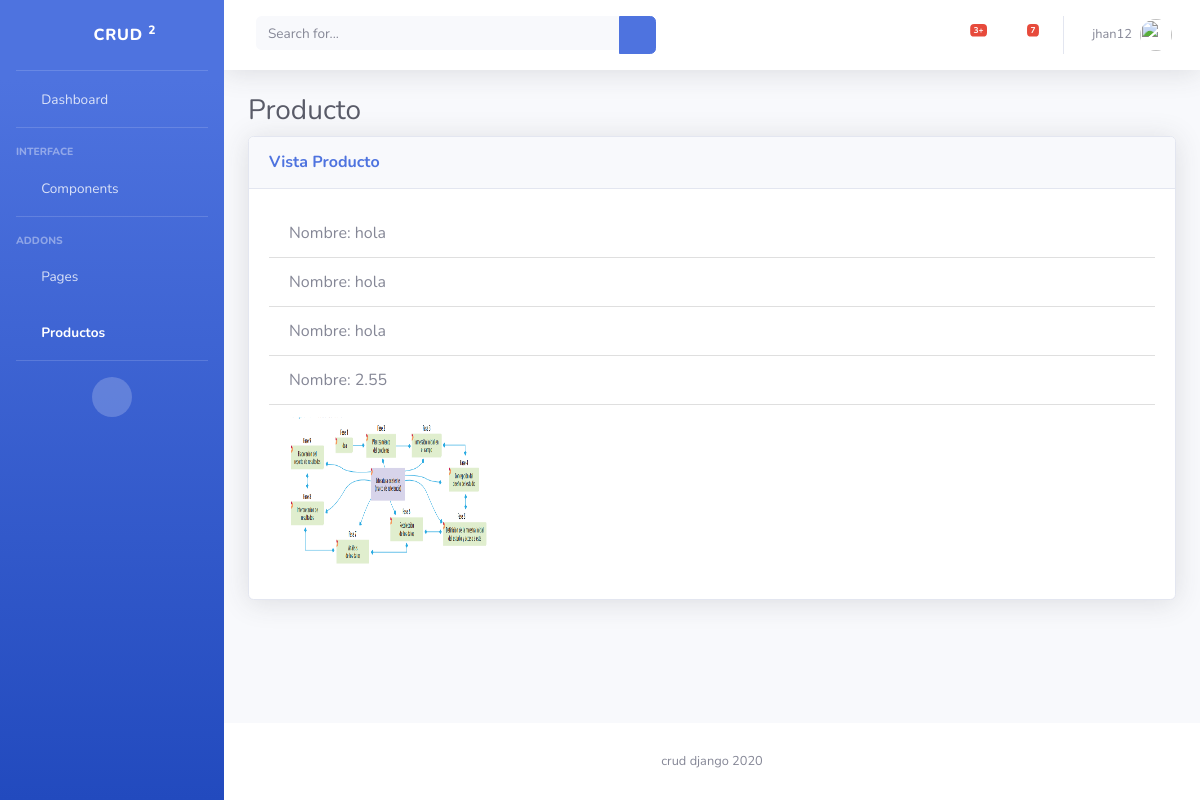
/products/product/5/ (signed in), run on the app's committed database.
### products/models.py (models this page shows, shortened)
class Product(models.Model):
    name = models.CharField(max_length=255)
    description = models.CharField(max_length=255)
    categoria = models.CharField(max_length=255)
    price = models.DecimalField(max_digits=6, decimal_places=2)
    image = models.ImageField(blank=True)
    class Meta:
        ordering = ('id',)

### products/views.py (the view)
# urls.py: re_path(r'^product/(?P<pk>[0-9]+)/$',login_required(views.product_detail), name='product_detail'),
def product_detail(request, pk):
    product = get_object_or_404(Product, pk=pk)
    template = loader.get_template('product_detail.html')
    context = {
        'product': product
    }
    return HttpResponse(template.render(context, request))

### templates/product_detail.html
{% extends "index.html" %}
{% block product_detail %}
  <div class="container-fluid">
    <h1 class="h3 mb-2 text-gray-800">Producto</h1>
    <div class="card shadow mb-4">
      <div class="card-header py-3">
        <h6 class="m-0 font-weight-bold text-primary">Vista Producto</h6>
      </div>
      <div class="card-body">
        <ul class="list-group list-group-flush mx-auto">
          <li class="list-group-item">Nombre: {{ product.name}}</li>
          <li class="list-group-item">Nombre: {{ product.description}}</li>
          <li class="list-group-item">Nombre: {{ product.categoria}}</li>
          <li class="list-group-item">Nombre: {{ product.price}}</li>
          <li class="list-group-item"><img src="{{product.image.url}}" alt="" style="width: 200px; height: 150px;" ></li>
        </ul>
      </div>
    </div>
  </div>
{% endblock  %}

### templates/index.html (shortened to what this page needs)
<!DOCTYPE html>
<html lang="es">
<head>
  {% load static %}
  <link href="{% static 'vendor/fontawesome-free/css/all.min.css'%}" rel="stylesheet" type="text/css">
  <link href="{% static 'css/sb-admin-2.css' %}" rel="stylesheet">
  <link href="{% static 'vendor/datatables/dataTables.bootstrap4.min.css' %}" rel="stylesheet">
</head>
<body id="page-top">
    <div id="wrapper">
      <ul class="navbar-nav bg-gradient-primary sidebar sidebar-dark accordion" id="accordionSidebar">
        <a class="sidebar-brand d-flex align-items-center justify-content-center" href="{% url 'index' %}">
          <div class="sidebar-brand-icon rotate-n-15">
            <i class="fas fa-laugh-wink"></i>
          </div>
          <div class="sidebar-brand-text mx-3">Crud  <sup>2</sup></div>
        </a>
        <hr class="sidebar-divider my-0">
        <li class="nav-item">
          <a class="nav-link" href="index.html">
            <i class="fas fa-fw fa-tachometer-alt"></i>
            <span>Dashboard</span></a>
        </li>
        <hr class="sidebar-divider">
        <div class="sidebar-heading">
          Interface
        </div>
        <li class="nav-item">
          <a class="nav-link collapsed" href="#" data-toggle="collapse" data-target="#collapseTwo" aria-expanded="true" aria-controls="collapseTwo">
            <i class="fas fa-fw fa-cog"></i>
            <span>Components</span>
          </a>
        </li>
        <hr class="sidebar-divider">
        <div class="sidebar-heading">
          Addons
        </div>
        <li class="nav-item">
          <a class="nav-link collapsed" href="#" data-toggle="collapse" data-target="#collapsePages" aria-expanded="true" aria-controls="collapsePages">
            <i class="fas fa-fw fa-folder"></i>
            <span>Pages</span>
          </a>
        </li>
        <li class="nav-item active">
          <a class="nav-link" href="{% url 'list_products' %}">
            <i class="fas fa-fw fa-table"></i>
            <span>Productos</span></a>
        </li>
        <hr class="sidebar-divider d-none d-md-block">
        <div class="text-center d-none d-md-inline">
          <button class="rounded-circle border-0" id="sidebarToggle"></button>
        </div>
      </ul>
      <div id="content-wrapper" class="d-flex flex-column">
        <div id="content">
          <nav class="navbar navbar-expand navbar-light bg-white topbar mb-4 static-top shadow">
            <form class="d-none d-sm-inline-block form-inline mr-auto ml-md-3 my-2 my-md-0 mw-100 navbar-search">
              <div class="input-group">
                <input type="text" class="form-control bg-light border-0 small" placeholder="Search for..." aria-label="Search" aria-describedby="basic-addon2">
                <div class="input-group-append">
                  <button class="btn btn-primary" type="button">
                    <i class="fas fa-search fa-sm"></i>
                  </button>
                </div>
              </div>
            </form>
            <ul class="navbar-nav ml-auto">
              <li class="nav-item dropdown no-arrow mx-1">
                <a class="nav-link dropdown-toggle" href="#" id="alertsDropdown" role="button" data-toggle="dropdown" aria-haspopup="true" aria-expanded="false">
                  <i class="fas fa-bell fa-fw"></i>
                  <span class="badge badge-danger badge-counter">3+</span>
                </a>
              </li>
              <li class="nav-item dropdown no-arrow mx-1">
                <a class="nav-link dropdown-toggle" href="#" id="messagesDropdown" role="button" data-toggle="dropdown" aria-haspopup="true" aria-expanded="false">
                  <i class="fas fa-envelope fa-fw"></i>
                  <span class="badge badge-danger badge-counter">7</span>
                </a>
              </li>
              <li class="nav-item dropdown no-arrow">
                <a class="nav-link dropdown-toggle" href="#" id="userDropdown" role="button" data-toggle="dropdown" aria-haspopup="true" aria-expanded="false">
                  <span class="mr-2 d-none d-lg-inline text-gray-600 small">{{user.username}}</span>
                  <img class="img-profile rounded-circle" src="https://source.unsplash.com/QAB-WJcbgJk/60x60">
                </a>
              </li>
            </ul>
          </nav>
          <section>
            {% block product_detail %}
            {% endblock  %}
          </section>
        </div>
        <footer class="sticky-footer bg-white">
          <div class="container my-auto">
            <div class="copyright text-center my-auto">
              <span>crud django 2020</span>
            </div>
          </div>
        </footer>
      </div>
    </div>
</body>
</html>

### data on the page
Product: name "hola", description "hola", categoria "hola", price "2.55", image (picture)

### other printed values
{{ user.username }} "jhan12"
